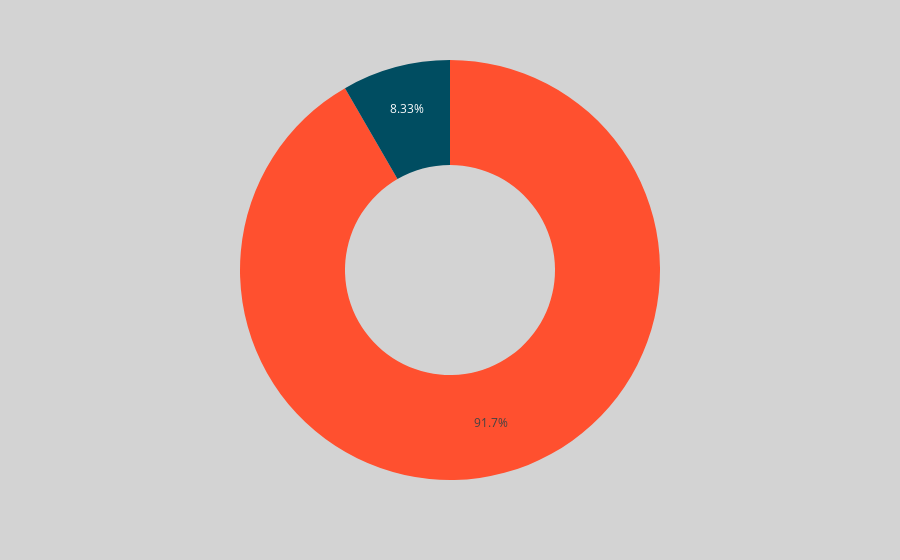

The cell this chart's notebook holds for it:
### Code cell
create_donut('GK1_AN1', df)

### Figure 1 — Plotly figure (JSON) as saved in the notebook; plotly's stock layout.template omitted (floating-point values rounded to 4 significant figures)
{"data": [{"customdata": [["Complete"], ["Missing"]], "domain": {"x": [0, 1], "y": [0, 1]}, "hole": 0.5, "hovertemplate": "Assignment Count=%{value}<br>Progress=%{customdata[0]}<extra></extra>", "legendgroup": "", "marker": {"colors": ["#004D61", "#FF502F"]}, "name": "", "showlegend": false, "textinfo": "percent", "type": "pie", "values": [2, 22]}], "layout": {"legend": {"tracegroupgap": 0}, "margin": {"t": 60}, "paper_bgcolor": "lightgray", "showlegend": false}}
